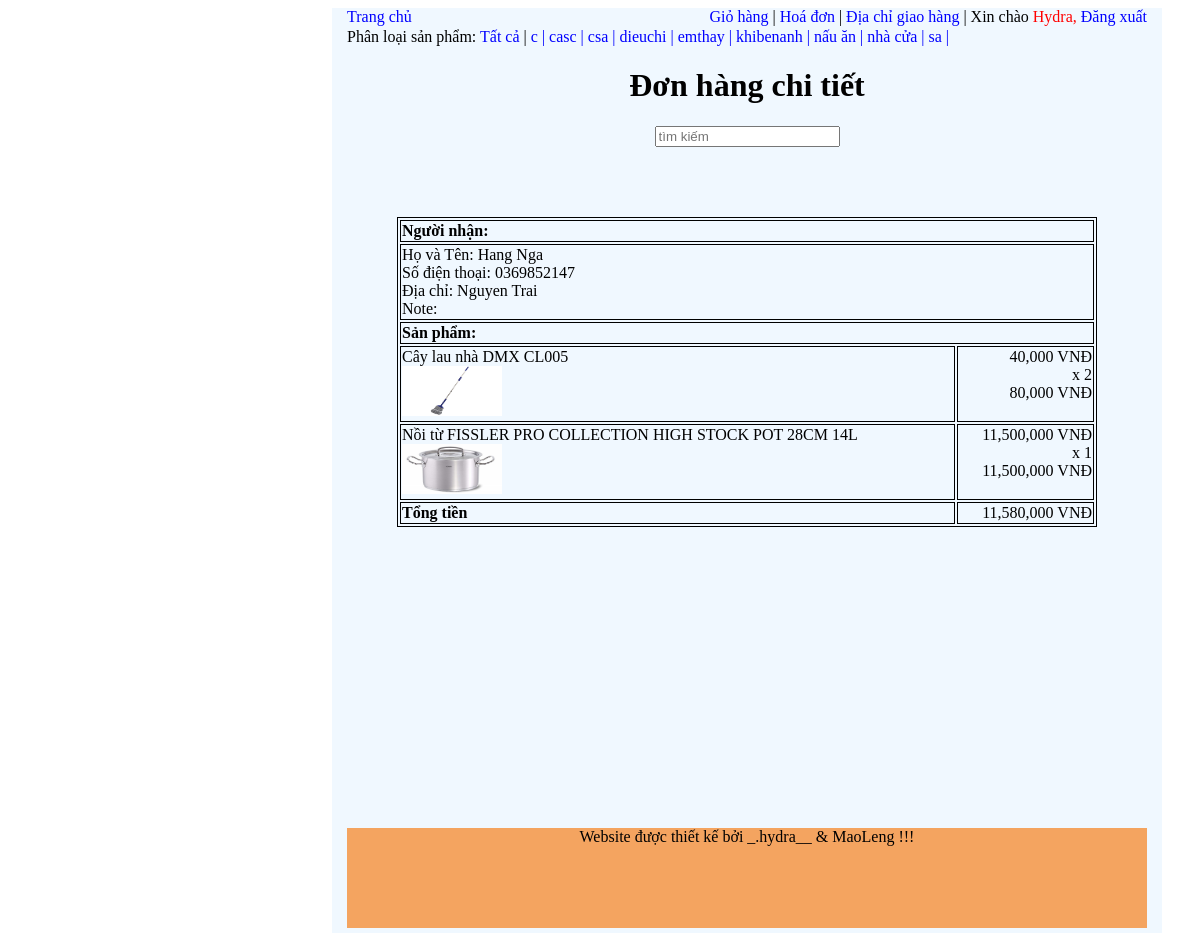
/order_detail.php?id=19 (signed in), run on an earlier commit of the app's database.
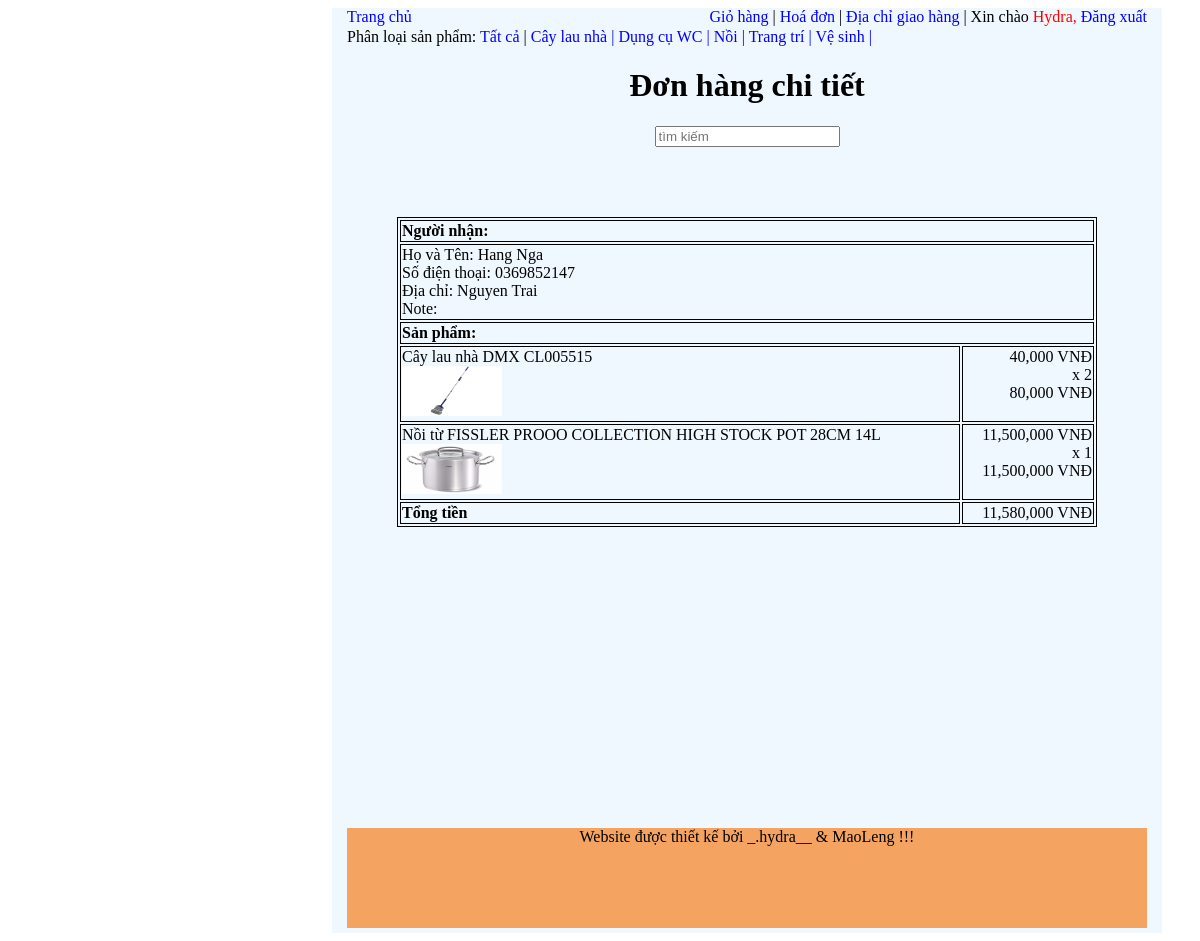
And on a later commit of the database.
### tables this page shows
CREATE TABLE `types` (
  `id` int NOT NULL,
  `name` varchar(50) NOT NULL
);

CREATE TABLE `receivers` (
  `customer_id` int NOT NULL,
  `id` int NOT NULL,
  `name` varchar(50) NOT NULL,
  `phone` varchar(20) NOT NULL,
  `address` varchar(200) NOT NULL,
  `status` tinyint(1) NOT NULL DEFAULT '0'
);

CREATE TABLE `receipt_detail` (
  `receipt_id` int NOT NULL,
  `product_id` int NOT NULL,
  `quantity` tinyint NOT NULL
);

CREATE TABLE `products` (
  `id` int NOT NULL,
  `name` varchar(200) NOT NULL,
  `description` mediumtext NOT NULL,
  `price` int NOT NULL,
  `image` varchar(200) NOT NULL,
  `manufacturer_id` int NOT NULL
);

CREATE TABLE `receipts` (
  `id` int NOT NULL,
  `customer_id` int NOT NULL,
  `order_time` timestamp NOT NULL DEFAULT CURRENT_TIMESTAMP,
  `receiver_id` varchar(50) DEFAULT NULL,
  `note` mediumtext,
  `status` int NOT NULL,
  `total` int DEFAULT NULL
);

### check_account.php (called while the page is built, shortened)
<?php
if (isset($_SESSION['customer_id'])) {
	$customer_id = $_SESSION['customer_id'];
} else if (isset($_SESSION['admin_id'])) {
	header('location:admin/root/index_admin.php');
}
?>

### order_detail.php (the view, shortened to what this page needs)
<?php
require 'check_account.php';
$receipt_id = $_GET['id'];
?>
<!DOCTYPE html>
<html>
<head>
    <link rel="stylesheet" type="text/css" href="menu.css">
</head>
<body>
    <?php
    require 'connect.php';
    ?>
    <div id="div_tong">
        <?php
        require 'menu.php';
        ?>
        <div id="div_tren">
            <h1 style="text-align: center; ">
                Đơn hàng chi tiết
            </h1>
            <form>
                <input type="search" name="tim_kiem" value="" placeholder="tìm kiếm">
            </form>
        </div>
        <div id="div_giua" class="center">
            <?php
            $sql = "select customer_id, receiver_id from receipts where id = '$receipt_id'";
            $result = mysqli_query($connect,$sql);
            $receipt = mysqli_fetch_array($result);
            $receiver_id = $receipt['receiver_id'];
            $sql = "select * from receivers where customer_id= '$customer_id' and id = '$receiver_id'";
            $result = mysqli_query($connect,$sql);
            $receiver = mysqli_fetch_array($result);
            ?>
            <table width="700px" height="300px" class="border left">
                <tr>
                    <th colspan="2" class="border">
                        Người nhận:
                    </th>
                </tr>
                <tr>
                    <td colspan="2" class="border">
                        Họ và Tên:
                        <?php echo $receiver['name'] ?>
                        <br>
                        Số điện thoại:
                        <?php echo $receiver['phone'] ?>
                        <br>
                        Địa chỉ:
                        <?php echo $receiver['address'] ?>
                        <br>
                        Note:
                    </td>
                </tr>
                <tr>
                    <th class="border" colspan="2">
                        Sản phẩm:
                    </th>
                </tr>
                <?php
                $sql = "select
                receipts.*,
                receipt_detail.quantity,
                products.name as product_name,
                products.price as product_price,
                products.image as product_image
                from receipts
                join receipt_detail on receipts.id = receipt_detail.receipt_id
                join products on products.id = receipt_detail.product_id
                where
                receipts.id = '$receipt_id'";
                $result = mysqli_query($connect,$sql);
                $receipt = mysqli_fetch_array($result);
                foreach ($result as $each) {
                    $sum = $each['quantity'] * $each['product_price'];
                    ?>
                    <tr>
                        <td class="border" style=" vertical-align: text-top; text-align: left;">
                            <?php echo $each['product_name'] ?>
                            <br>
                            <img width="100px" height="50px" src="admin/products/<?php echo $each['product_image']; ?>">
                        </td>
                        <td class="border" style=" vertical-align: text-top; text-align: right;">
                            <?php echo number_format($each['product_price']) ?> VNĐ
                            <br>
                            x
                            <?php echo $each['quantity'] ?>
                            <br>
                            <?php echo number_format($sum) ?> VNĐ
                        </td>
                    </tr>
                    <?php
                }
                ?>
                <tr>
                    <th class="border" >
                        Tổng tiền
                    </th>
                    <td class="border right">
                        <?php echo number_format($receipt['total']) ?> VNĐ
                    </td>
                </tr>
            </table>
        </div>
        <div id="div_duoi">
            <?php
            require 'footer.php';
            ?>
        </div>
    </div>
</body>
</html>

### menu.php
<?php
if (empty($_SESSION['customer_id'])) {
	?>
	<div style="height: 20px; background: none;" class="center" id="menu-guest">
		<div class="left" style="float: left;">
			<a href="index.php" class="left">
				Trang chủ
			</a>
		</div>
		<div class="right">
			<a data-toggle="modal" href="#modal-signup" id="btn-signup">
				Đăng ký
			</a>
			|
			<a data-toggle="modal" href="#modal-signin" id="btn-signin">
				Đăng nhập
			</a>
			<?php
			include 'sign_up.php';
			include 'sign_in.php';
			?>
		</div>
	</div>
	<div style="height: 20px; background: none; display: none;" class="center" id="menu-customer">
		<div class="left" style="float: left;">
			<a href="index.php" class="left">
				Trang chủ
			</a>
		</div>
		<div class="right">
			<a href="cart.php">
				Giỏ hàng
			</a>
			|
			<a href="order.php?status=2">
				Hoá đơn
			</a>
			|
			<a href="receiver.php">
				Địa chỉ giao hàng
			</a>
			| Xin chào
			<span style="color: red" id="span-name">
				,
			</span>
			<a href="sign_out.php">
				Đăng xuất
			</a>
		</div>
	</div>
	<?php
} else { ?>
	<div style="height: 20px; background: none;" class="center">
		<div class="left" style="float: left;">
			<a href="index.php" class="left">
				Trang chủ
			</a>
		</div>
		<div class="right">
			<a href="cart.php">
				Giỏ hàng
			</a>
			|
			<a href="order.php?status=2">
				Hoá đơn
			</a>
			|
			<a href="receiver.php">
				Địa chỉ giao hàng
			</a>
			| Xin chào
			<a href="user.php">
				<span style="color: red">
					<?php echo $_SESSION['customer_name']; ?>,
				</span>
			</a>
			<a href="sign_out.php">
				Đăng xuất
			</a>
		</div>
	</div>
<?php } ?>
<div class="left">
	Phân loại sản phẩm:
	<span>
		<a href="index.php">Tất cả</a> |
	</span>
	<?php
	$sql = "select * from types";
	$result = mysqli_query($connect,$sql);
	foreach ($result as $each) {
		?>
		<a href="index.php?type_id=<?php echo $each['id'] ?>">
			<?php echo $each["name"] ?> |
		</a>
		<?php
	}
	?>
</div>

### footer.php
<p>
	Website được thiết kế bởi _.hydra__ & MaoLeng !!!
</p>

### menu.css (style rules this page uses)
a { text-decoration: none; }
a:link { color: blue; }
#div_tong { padding-bottom: 50px; background: aliceblue; min-height: 800px; max-height: 6000px; position: relative; margin: 0px 324px; padding: 0px 15px; min-width: 800px; }
#div_tren { text-align: center; height: 150px; }
#div_giua { max-height: 4900px; padding-bottom: 50px; min-height: 550px; }
#div_duoi { height: 100px; background: sandybrown; text-align: center; bottom: 5px; position: relative; }
.right { text-align: right; }
.left { text-align: left; }
.center { text-align: center; }
.border { border: 1px solid black; }
table { margin: auto ; }

What changed in the data, as far as the page shows it:
removed types: name "c"
removed types: name "casc"
removed types: name "csa"
removed types: name "dieuchi"
removed types: name "emthay"
removed types: name "khibenanh"
removed types: name "nấu ăn"
removed types: name "nhà cửa"
removed types: name "sa"
added types: name "Cây lau nhà"
added types: name "Dụng cụ WC"
added types: name "Nồi"
added types: name "Trang trí"
added types: name "Vệ sinh"
changed through a linked row, receipt_detail: product.name "Cây lau nhà DMX CL005" → "Cây lau nhà DMX CL005515"
changed through a linked row, receipt_detail: product.name "Nồi từ FISSLER PRO COLLECTION HIGH STOCK POT 28CM 14L" → "Nồi từ FISSLER PROOO COLLECTION HIGH STOCK POT 28CM 14L"
